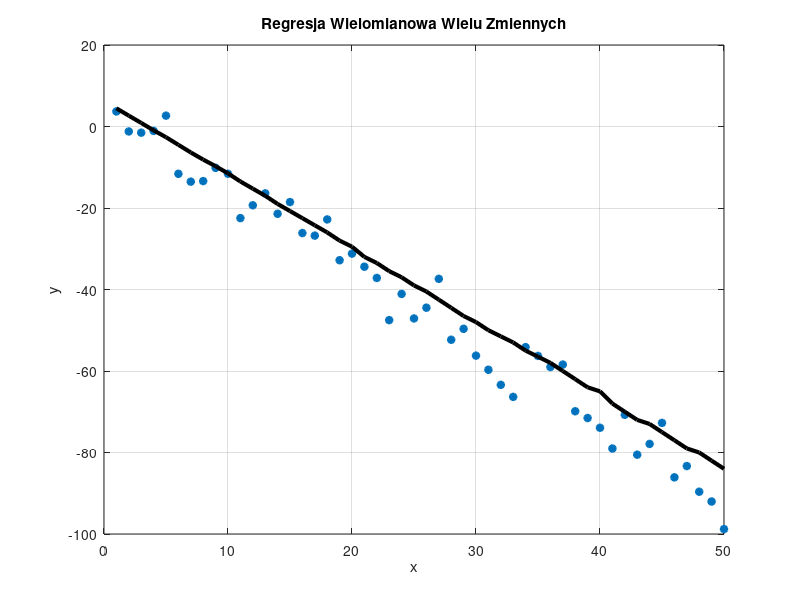

The MATLAB source for this figure:
% Czyszczenie zmiennych, zamknięcie okien i wyczyszczenie konsoli
clearvars
close all
clc

% Liczba elementów w wektorze
num_elements = 50;

% Wartości używane do generowania danych
a = -2; 
b = 5;  
c = 7;  

% Tworzenie wektorów x i y
x = 1:1:num_elements; 
y = a * x + b * randn(1, num_elements); 
y = y + c; 

% Transpozycja wektorów do postaci kolumnowej
Y = y'; 
X = x'; 
X = [ones(size(X)) X X * 10]; 

% Wykonanie regresji wielomianowej dla danych
A = regress(Y, X); 

% Obliczenie wartości przybliżonych dla dopasowanej linii trendu
Ye = A' * X'; 

% Rysowanie wykresu
figure(1) 
plot(x, y, '*', 'LineWidth', 2); 
grid; 
hold on 
xlabel('x'); ylabel('y'); 
plot(x, Ye, 'k', 'LineWidth', 3); 
title('Regresja Wielomianowa Wielu Zmiennych')
